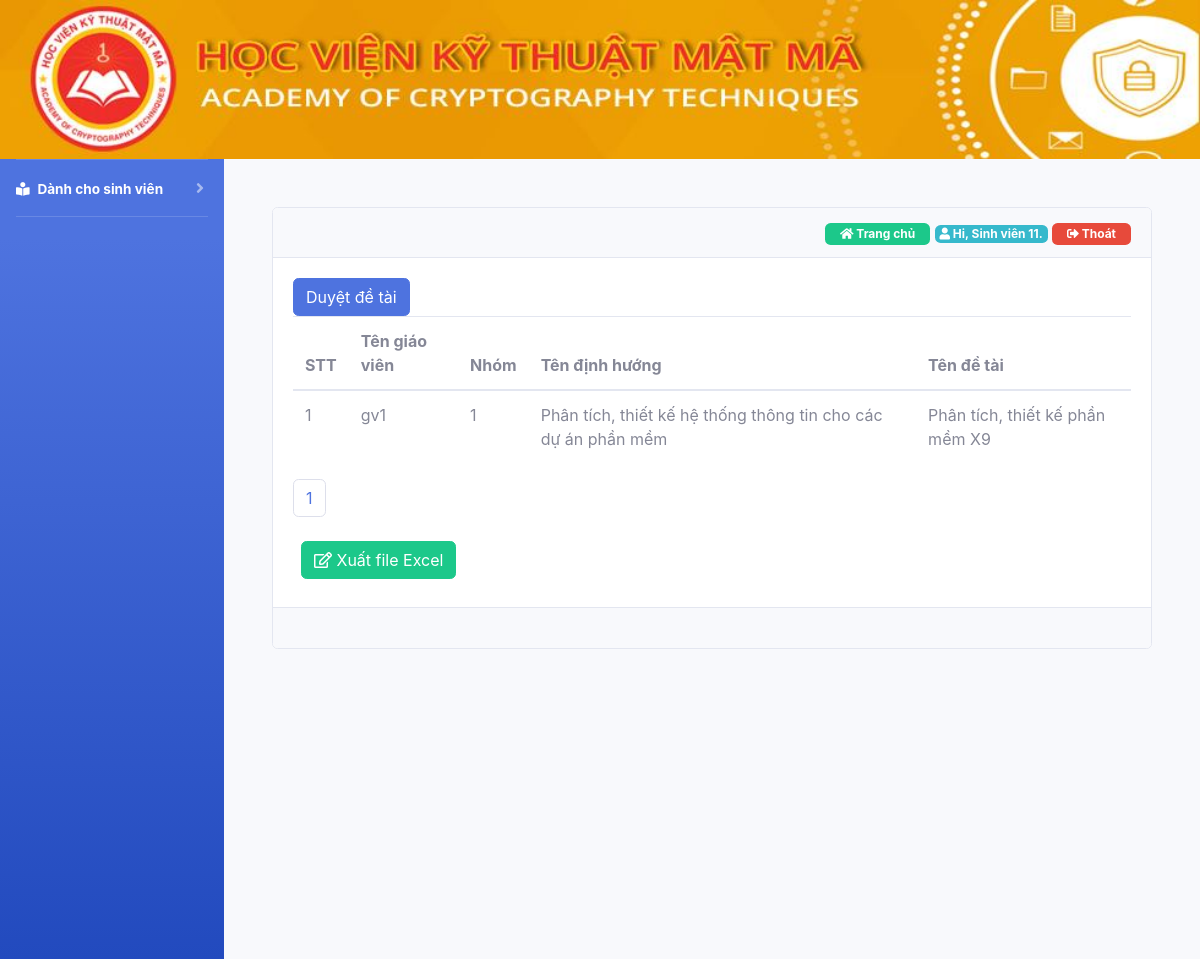
Screenshot of /danh-sach-de-tai.php (signed in) with the database file from the repository.
### tables this page shows
CREATE TABLE `user` (
  `id` int(11) NOT NULL,
  `username` text NOT NULL,
  `password` text NOT NULL,
  `fullname` text NOT NULL,
  `phone` int(11) NOT NULL,
  `email` text NOT NULL,
  `permission` text NOT NULL
);

CREATE TABLE `dsdetai` (
  `id` int(11) NOT NULL,
  `tengv` text NOT NULL,
  `nhom` text NOT NULL,
  `detai` text NOT NULL,
  `dinhhuong` text NOT NULL
);

### danh-sach-de-tai.php (the view, shortened to what this page needs)
<!DOCTYPE html>
<html>
<head>
    <?php require_once('filecss.php') ?>
</head>
<body>
    <div class="container-fluid">
        <?php require_once('logo.php'); ?>
        <div class="main" >
            <div id="wrapper">
                <div id="sidebar">
                    <?php require_once('menu_left.php'); ?>
                </div>
                <div id="content-wrapper" class="d-flex flex-column p-5">
                    <div class="status">
                        <div class="card">
                            <div class="card-header text-right">
                                <?php require_once('home_page.php') ?>
                            </div>
                            <div class="card-body">
                                <form action="" method="post">
                                    <a class="btn btn-primary" href="duyet-de-tai.php">Duyệt đề tài</a>
                                    <table class="table table-hover table-inverse">
                                        <thead>
                                            <tr>
                                                <th>STT</th>
                                                <th>Tên giáo viên</th>
                                                <th>Nhóm</th>
                                                <th>Tên định hướng</th>
                                                <th>Tên đề tài</th>
                                            </tr>
                                        </thead>
                                        <tbody>
                                            <?php
                                             $sql_total = "select count(id) as total from dinhhuong";
                                             $data = mysqli_query($con, $sql_total);
                                             $rows = mysqli_fetch_assoc($data);
                                             $total_records = $rows['total'];
                                             $current_page = isset($_GET['page']) ? $_GET['page'] : 1;
                                             $limit = 5;
                                             $total_page = ceil($total_records / $limit);
                                             $start = ($current_page - 1) * $limit;
                                            if ($permission == 'teacher') {
                                                $check = mysqli_query($con,"select * from dsdetai where tengv = '$fullname' limit $start,$limit");
                                            }else{
                                                $check = mysqli_query($con,"select * from dsdetai limit $start,$limit");
                                            }
                                            while ($rowq = mysqli_fetch_row($check)) {
                                               ?>
                                               <tr>
                                                   <td><?php echo $rowq['0'] ?></td>
                                                   <td><?php echo $rowq['1'] ?></td>
                                                   <td><?php echo $rowq['2'] ?></td>
                                                   <td><?php echo $rowq['4'] ?></td>
                                                   <td><?php echo $rowq['3'] ?></td>
                                               </tr>
                                               <?php
                                           }
                                           ?>
                                       </tbody>
                                   </table>
                                   <nav aria-label="Page navigation example">
                                     <ul class="pagination">
                                        <?php
                                        for ($i = 1; $i <= $total_page; $i++) {
                                            if ($i == $current_page) {
                                                echo '<li class="page-item"><a class="page-link" href="#">'. $i .'</a></li>';
                                            } else {
                                                echo '<li class="page-item"><a class="page-link" href="danh-sach-de-tai.php?page=' . $i . '">'. $i .'</a></li>';
                                            }
                                        }
                                        ?>
                                    </ul>
                                    </nav>
                                   <button type="submit" class=" m-2 btn btn-success" name="export"><i class="far fa-edit"></i> Xuất file Excel</button>
                               </form>
                           </div>
                           <div class="card-footer">
                        </div>
                    </div>
                </div>
            </div>
        </div>
    </div>
</body>
</html>

### home_page.php (shortened to what this page needs)
<a href="index.php" style="text-decoration: none;"><span class="badge badge-success" style="padding: 5px 15px; "><i class="fas fa-home"></i> Trang chủ</span></a>
<?php
if (empty($_SESSION['username'])) {
    header("Location: /TTCS/login.php");
} else {
     include 'lib/connect.php';
    $username = $_SESSION['username'];
    $sql = "select * from user where username='$username'";
    $query = mysqli_query($con, $sql);
    if ($query) {
        $row = mysqli_fetch_row($query);
        ?>
        <span class="badge badge-info"><i class="fas fa-user"></i><?php echo " Hi, " . $row[3] . "."; ?></span>
        <a href="logout.php" ><span class="badge badge-danger" style="padding: 5px 15px;"><i class="fas fa-sign-out-alt"></i> Thoát</span></a>
    <?php
}
}
?>

### rows the page displays
user: fullname "Sinh viên 11"
dsdetai: id "1", tengv "gv1", nhom "1", dinhhuong "Phân tích, thiết kế hệ thống thông tin cho các dự án phần mềm", detai "Phân tích, thiết kế phần mềm X9"
